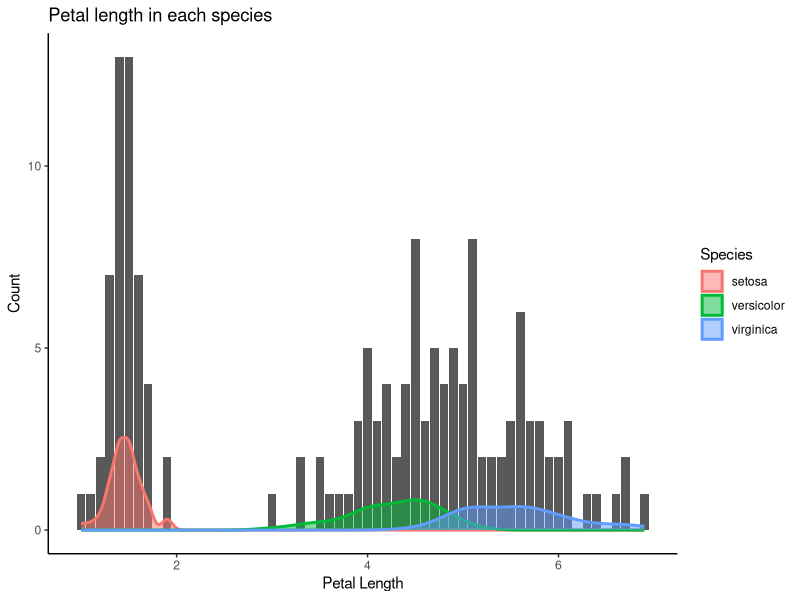

R code for this plot:
library(ggplot2)
library(tidyverse)

#1)Download the dataset "iris".

#a)Produce a figure or figures in R to explore the distributions of petal 
#  lengths in the three species of Iris. Which species has the longest petals, 
#  and which has the shortest?
petals <- iris |> select(Petal.Length, Species) |> group_by(Species)
petals |> 
  ggplot(aes(x = Petal.Length))+
  geom_bar()+
  geom_density(aes(fill = Species, colour = Species), linewidth = 1, 
               alpha = 0.5)+
  theme_classic()+
  labs(title = "Petal length in each species", x = "Petal Length", 
       y = "Count")

#b)Calculate the mean and standard deviation of the petal lengths for each 
#  species.
petals |> group_by(Species) |> summarise(mean(Petal.Length), sd(Petal.Length))



#2)Assume that the probability of a male birth in the UK is 0.5. Use the 
#  Binomial distribution functions in R to calculate the probability that in 
#  10 births

#a)There are the same number of boys as girls.
dbinom(5, 10, 0.5)

#b)There are more boys than girls.
pbinom(5, 10, 0.5, lower.tail = FALSE)

#c)Think first, then calculate: if there are 100 births, and you ask the 
#  previous two questions again, will the probabilities increase, decrease or
#  stay the same?
dbinom(50, 100, 0.5)
pbinom(50, 100, 0.5, lower.tail = FALSE)



#3)A pharmaceutical company has developed a new drug that is supposed to 
#  increase the activity of immune response genes. You decide to test if it 
#  actually works with a simple experiment. You take a well studied human cell
#  line, in which 11,000 genes are known to be active (of which 620 are immune
#  response genes), and treat these cells with the new drug. Your result 
#  consists of a list of 1,320 genes with increased activity, of which only 98
#  are immune reponse genes. Does the drug actually work?

#a)What would be the expected number of immune response genes in a random sample
#  of size 1,320?
p <- 620/11000
mean <- 1320*p

#b)Use the hypergeometric distribution to calculate the probability of observing
#  exactly this result by chance (98 immune response genes in a random sample of
#  1,320).
p1 <- dhyper(98, 620, 11000-620, 1320)

#c)As a negative control, you decide to check an unrelated category of genes. 
#  The cell line expresses 576 abiotic stress genes of which 62 had increased 
#  activity in your experiment. Use the hypergeometric distribution to calculate
#  the probability of getting this exact result, just by chance.
p2 <- dhyper(62, 576, 11000-576, 1320)

#d)How do you reconcile your answers to the previous two questions? What further
#  calculation should you make?
plargerthan98 <- phyper(98, 620, 11000-620, 1320, lower.tail = FALSE)
plargerthan62 <- phyper(62, 576, 11000-576, 1320, lower.tail = FALSE)

Reason <- "The probability of getting, by chance, at least 98 immune response 
           genes is only 0.0022321. This is highly unlikely to occur just by
           chance. On the other hand, the probability of getting at least 62
           abiotic stress genes is 0.8423385, which is much more compatible with
           a chance result."

#4)The frequency of twins in European populations is 12 in every 1000 births.

#a)Using the binomial distribution calculate the probability there will be no 
#  twins in 200 births
ptwins <- 12/1000
dbinom(0, 200, ptwins)

#b)Calculate the same probability using the Poisson approximation to the 
#  binomial distribution
dpois(0, 200*ptwins)

#c)Do you think these answers will get closer if the frequency of twins was 1 in
#  every 1000 births? Why?
Answer <- "Yes! The Poisson distribution arises as the limit of the Binomial, 
           when the sample is very large, and the probability of success is very
           small."

#5)Assume that the number of buses arriving at your bus stop follows a Poisson 
#  distribution. If, on average, 1 bus arrives every 90 seconds

#a)What is the probability that at least two buses will arrive in the next 
#  minute?
lamdabus <- 1/(90/60)
ppois(1, lamdabus, lower.tail = FALSE)

#b)How about the probability that two or more will arrive in the next three
#  minutes?
ppois(1, lamdabus*3, lower.tail = FALSE)

#c)A bus has just arrived, what’s the probability you would need to wait at
#  least three minutes for the next one?
pexp(3, lamdabus, lower.tail = FALSE) #==dpois(0, lambdabus*3)
pexp(1, lamdabus*3, lower.tail = FALSE)



#6)Daily growth rates in a population of cattle have a mean of 750g and a 
#  standard deviation of 100g. Assuming that growth rate is normally 
#  distributed, find the proportion of cattle with the following growth rates

#a)Between 650 and 850g
pnorm(850, mean = 750, sd = 100) - pnorm(650, 750, 100)

#b)Less than 600g
pnorm(600, 750, 100)

#c)Above what growth rate do you expect to find the 10% fastest growing cattle?
qnorm(0.1, 750, 100, lower.tail = FALSE)
